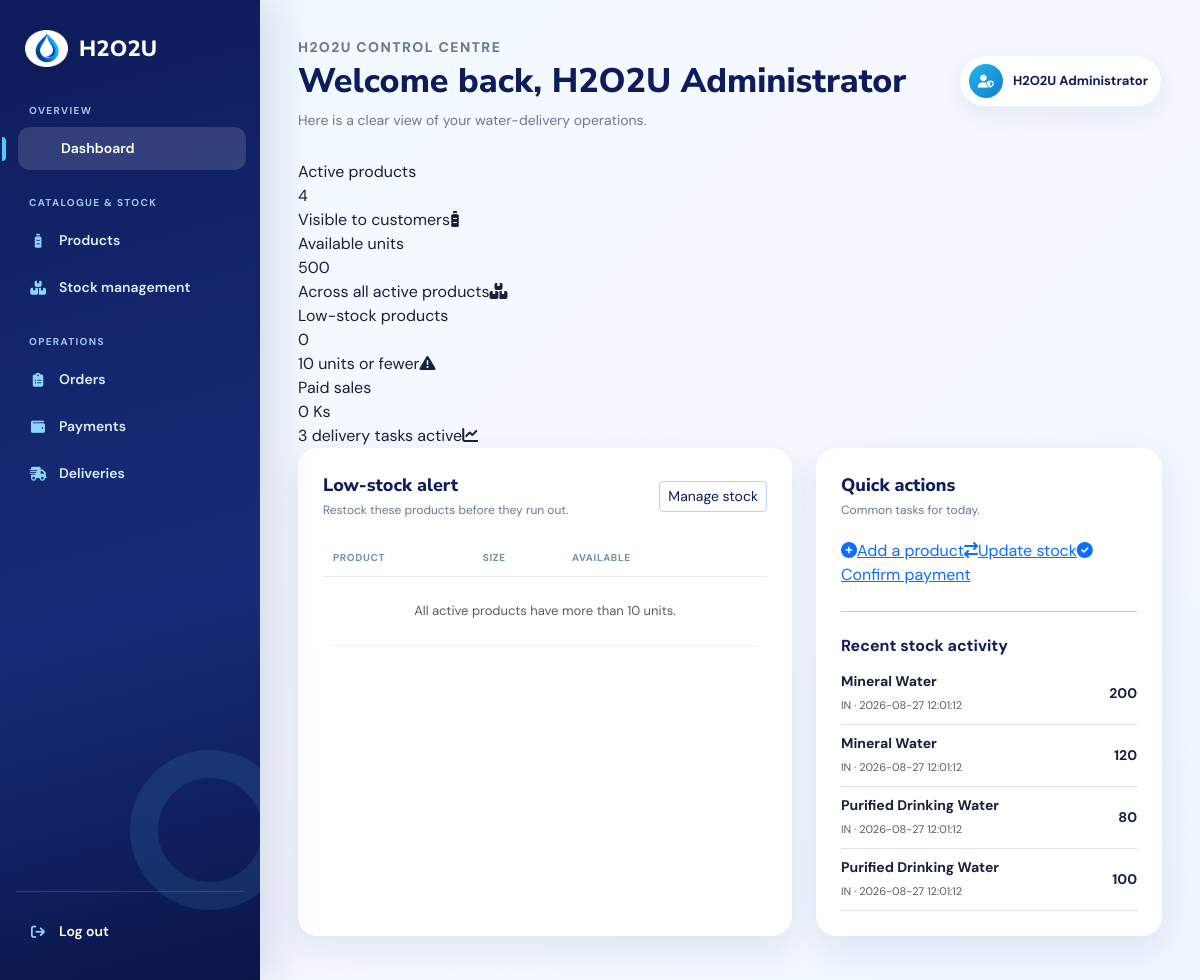
The app's page /admin/admin_dashboard.php (signed in) with its own data.
### tables this page shows
CREATE TABLE `tbl_stock_transaction` (
  `transactionID` int(11) NOT NULL AUTO_INCREMENT,
  `transaction_type` enum('IN','OUT','ADJUSTMENT') NOT NULL,
  `quantity` int(11) NOT NULL,
  `transaction_date` datetime NOT NULL DEFAULT current_timestamp(),
  `reason` varchar(255) NOT NULL,
  `reference_no` varchar(100) DEFAULT NULL,
  `adminID` int(11) NOT NULL,
  `productID` int(11) NOT NULL,
  PRIMARY KEY (`transactionID`),
  KEY `adminID` (`adminID`),
  KEY `productID` (`productID`),
  CONSTRAINT `fk_stock_admin` FOREIGN KEY (`adminID`) REFERENCES `tbl_admin` (`adminID`),
  CONSTRAINT `fk_stock_product` FOREIGN KEY (`productID`) REFERENCES `tbl_product` (`productID`)
);

CREATE TABLE `tbl_product` (
  `productID` int(11) NOT NULL AUTO_INCREMENT,
  `product_name` varchar(120) NOT NULL,
  `size` varchar(50) NOT NULL,
  `price` decimal(10,2) NOT NULL,
  `stock` int(11) NOT NULL DEFAULT 0,
  `is_active` tinyint(1) NOT NULL DEFAULT 1,
  `image_path` varchar(255) DEFAULT NULL,
  PRIMARY KEY (`productID`)
);

### admin/admin_dashboard.php (the view, shortened to what this page needs)
<?php
$db = database();
$stats = $db->query("SELECT (SELECT COUNT(*) FROM tbl_product WHERE is_active=1) AS products, (SELECT COALESCE(SUM(stock),0) FROM tbl_product WHERE is_active=1) AS units, (SELECT COUNT(*) FROM tbl_product WHERE is_active=1 AND stock <= 10) AS low_stock, (SELECT COALESCE(SUM(payment_amount),0) FROM tbl_payment WHERE payment_status='paid') AS sales, (SELECT COUNT(*) FROM tbl_delivery WHERE status IN ('pending','assigned','shipping')) AS deliveries")->fetch();
$lowStock = $db->query('SELECT productID, product_name, size, stock, image_path FROM tbl_product WHERE is_active=1 AND stock <= 10 ORDER BY stock ASC, product_name ASC LIMIT 6')->fetchAll();
$recent = $db->query('SELECT st.transaction_type, st.quantity, st.transaction_date, p.product_name, p.size FROM tbl_stock_transaction st INNER JOIN tbl_product p ON p.productID=st.productID ORDER BY st.transactionID DESC LIMIT 5')->fetchAll();
?>
<!doctype html><html lang="en"><head><meta charset="utf-8"><meta name="viewport" content="width=device-width, initial-scale=1"><title>Dashboard | H2O2U Admin</title><link href="https://cdnjs.cloudflare.com/ajax/libs/font-awesome/6.5.2/css/all.min.css" rel="stylesheet"><link href="https://cdn.jsdelivr.net/npm/bootstrap@5.3.3/dist/css/bootstrap.min.css" rel="stylesheet"><link rel="stylesheet" href="admin-dashboard.css"></head><body class="admin-app"><?php include __DIR__ . '/admin_sidebar.php'; ?><main class="container"><header class="dashboard-top"><div><p class="eyebrow">H2O2U control centre</p><h1>Welcome back, <?= htmlspecialchars($_SESSION['admin_name'] ?? 'Admin') ?></h1><p>Here is a clear view of your water-delivery operations.</p></div><div class="admin-user"><i class="fa-solid fa-user-shield"></i><span><?= htmlspecialchars($_SESSION['admin_name'] ?? 'Admin') ?></span></div></header><section class="metric-grid"><article class="metric"><span class="metric-label">Active products</span><div class="metric-value"><?= (int)$stats['products'] ?></div><span class="metric-note">Visible to customers</span><span class="metric-icon"><i class="fa-solid fa-bottle-water"></i></span></article><article class="metric success"><span class="metric-label">Available units</span><div class="metric-value"><?= number_format((int)$stats['units']) ?></div><span class="metric-note">Across all active products</span><span class="metric-icon"><i class="fa-solid fa-boxes-stacked"></i></span></article><article class="metric warning"><span class="metric-label">Low-stock products</span><div class="metric-value"><?= (int)$stats['low_stock'] ?></div><span class="metric-note">10 units or fewer</span><span class="metric-icon"><i class="fa-solid fa-triangle-exclamation"></i></span></article><article class="metric"><span class="metric-label">Paid sales</span><div class="metric-value"><?= number_format((float)$stats['sales'],0) ?> Ks</div><span class="metric-note"><?= (int)$stats['deliveries'] ?> delivery tasks active</span><span class="metric-icon"><i class="fa-solid fa-chart-line"></i></span></article></section><div class="row g-4"><section class="col-xl-7"><div class="admin-panel card-body h-100"><div class="section-head"><div><h2>Low-stock alert</h2><p>Restock these products before they run out.</p></div><a class="btn btn-sm btn-outline-primary" href="admin_stock.php">Manage stock</a></div><div class="table-responsive"><table class="table"><thead><tr><th>Product</th><th>Size</th><th>Available</th><th></th></tr></thead><tbody><?php if (!$lowStock): ?><tr><td colspan="4" class="text-center text-muted py-4">All active products have more than 10 units.</td></tr><?php endif; foreach ($lowStock as $product): ?><tr><td class="fw-semibold"><?= htmlspecialchars($product['product_name']) ?></td><td><?= htmlspecialchars($product['size']) ?></td><td><span class="stock-pill low"><?= (int)$product['stock'] ?> left</span></td><td><a class="btn btn-sm btn-light" href="admin_stock.php">Restock</a></td></tr><?php endforeach; ?></tbody></table></div></div></section><section class="col-xl-5"><div class="admin-panel card-body h-100"><div class="section-head"><div><h2>Quick actions</h2><p>Common tasks for today.</p></div></div><div class="quick-links"><a class="quick-link" href="admin_products.php"><i class="fa-solid fa-circle-plus"></i>Add a product</a><a class="quick-link" href="admin_stock.php"><i class="fa-solid fa-arrow-right-arrow-left"></i>Update stock</a><a class="quick-link" href="admin_payments.php"><i class="fa-solid fa-circle-check"></i>Confirm payment</a></div><hr class="my-4"><h2 class="h6 fw-bold" style="color:#0f1c5c">Recent stock activity</h2><?php foreach ($recent as $row): ?><div class="d-flex justify-content-between align-items-center border-bottom py-2"><div><strong class="d-block small"><?= htmlspecialchars($row['product_name']) ?></strong><span class="text-muted" style="font-size:11px"><?= htmlspecialchars($row['transaction_type']) ?> · <?= htmlspecialchars($row['transaction_date']) ?></span></div><span class="fw-bold small"><?= (int)$row['quantity'] ?></span></div><?php endforeach; ?></div></section></div></main></body></html>

### admin/admin-nav.css (style rules this page uses)
:root { --navy:#0f1c5c; --navy-dark:#091042; --blue:#179ed5; --sky:#eaf8ff; --ink:#17213d; --muted:#6b7893; --line:#e4edf4; --surface:#fff; }
* { box-sizing:border-box; }
body.admin-app { margin:0; min-height:100vh; background:linear-gradient(135deg,#effaff 0%,#f6f8ff 48%,#eef6ff 100%); color:var(--ink); font-family:'DM Sans',Arial,sans-serif; }
.admin-app main.container { width:auto; max-width:none; margin-left:260px; padding:31px 38px 44px; }
.dashboard-top { display:flex; align-items:center; justify-content:space-between; gap:18px; margin-bottom:29px; }
.eyebrow { margin:0 0 5px; color:var(--blue); font-size:11px; font-weight:800; letter-spacing:1.4px; text-transform:uppercase; }
.dashboard-top h1 { margin:0; color:var(--navy); font:800 clamp(25px,3vw,34px) 'Nunito Sans',sans-serif; }
.dashboard-top p { margin:6px 0 0; color:var(--muted); font-size:14px; }
.admin-user { display:flex; align-items:center; gap:10px; padding:8px 13px 8px 9px; background:#fff; border:1px solid rgba(23,158,213,.1); border-radius:50px; box-shadow:0 8px 24px rgba(21,51,95,.08); color:var(--navy); font-size:13px; font-weight:700; }
.admin-user i { display:grid; width:34px; height:34px; place-items:center; border-radius:50%; color:#fff; background:linear-gradient(135deg,#20b9e8,#167bce); }
.admin-panel { border:0; border-radius:20px; background:rgba(255,255,255,.93); box-shadow:0 12px 32px rgba(19,49,102,.09); }
.admin-panel.card-body { padding:25px; }
.admin-app .btn-outline-primary { color:var(--navy); border-color:#b6d5ee; background:#fff; }
.section-head { display:flex; align-items:center; justify-content:space-between; gap:15px; margin-bottom:20px; }
.section-head h2 { margin:0; color:var(--navy); font:800 18px 'Nunito Sans',sans-serif; }
.section-head p { margin:4px 0 0; color:var(--muted); font-size:12px; }
.admin-app .table { margin:0; color:var(--ink); }
.admin-app .table thead th { padding:11px 10px; border-bottom:1px solid var(--line); color:#7290aa; font-size:10px; letter-spacing:.65px; text-transform:uppercase; }
.admin-app .table td { padding:14px 10px; border-color:#eff3f6; font-size:13px; vertical-align:middle; }
.admin-app .table-responsive { border-radius:12px; }

### records on screen
tbl_stock_transaction: productID.product_name "Mineral Water", transaction_type "IN", transaction_date "2026-08-27 12:01:12", quantity "200"
tbl_stock_transaction: productID.product_name "Mineral Water", transaction_type "IN", transaction_date "2026-08-27 12:01:12", quantity "120"
tbl_stock_transaction: productID.product_name "Purified Drinking Water", transaction_type "IN", transaction_date "2026-08-27 12:01:12", quantity "80"
tbl_stock_transaction: productID.product_name "Purified Drinking Water", transaction_type "IN", transaction_date "2026-08-27 12:01:12", quantity "100"

### other values on screen
$_SESSION['admin_name'] "H2O2U Administrator"
$stats['products'] "4"
$stats['units'] "500"
$stats['low_stock'] "0"
$stats['sales'] "0"
$stats['deliveries'] "3"
